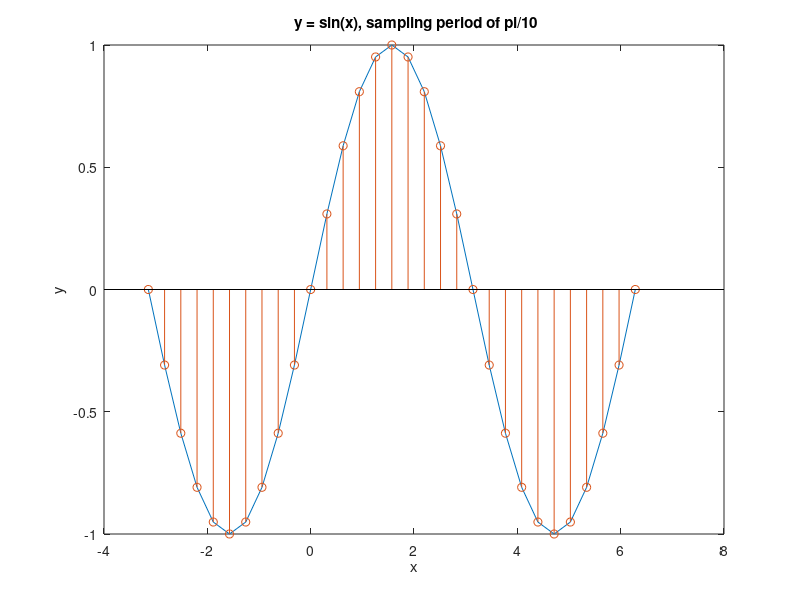
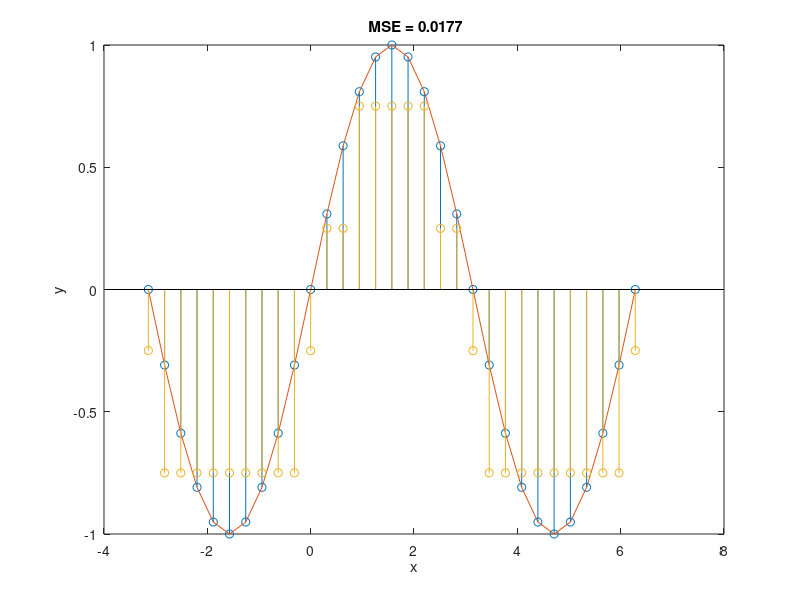

Here is the MATLAB script that generated these plots, in order: (Note: this script raises an error after producing the figures.)
clc
clear all
close all

%% sampling 

x=-pi:pi/10:2*pi;
y=sin(x);

figure;
plot(x,y);
hold on;
stem(x,y)
xlabel('x');
ylabel('y');
title(' y = sin(x), sampling period of pi/10');

%% quantization
figure;
stem(x,y);
hold on;
plot(x,y);
% L = multithresh(y,4);

L=[-0.75, -0.25, 0.25, 0.75];
y_hat=y;
for i=1:length(L)-1
    y_hat(y_hat>L(i)&y_hat<=L(i+1))=L(i);
end
y_hat(y_hat<L(1))=L(1);
y_hat(y_hat>L(end))=L(end);
stem(x,y_hat)
xlabel('x');
ylabel('y');
title(' MSE = 0.0177');
MSE1=(1/length(y))./(sum((y_hat-y).^2));

L = multithresh(y,4);
y_hat=y;
for i=1:length(L)-1
    y_hat(y_hat>L(i)&y_hat<=L(i+1))=L(i);
end
y_hat(y_hat<L(1))=L(1);
y_hat(y_hat>L(end))=L(end);
figure;
stem(x,y);
hold on;
plot(x,y);
stem(x,y_hat)
xlabel('x');
ylabel('y');
title(' MSE = 0.0140');
MSE2=(1/length(y))./(sum((y_hat-y).^2));

%% image sampling


I=imread('cameraman.tif');
figure;
imshow(I);
title('256 X 256');
I=imresize(I,0.5);
figure;
imshow(I);
title('128 X 128');
I=imresize(I,0.5);
figure;
imshow(I);
title('64 X 64');

%% imaage quatization
I=imread('cameraman.tif');
figure;
imshow(I);
thresh = multithresh(I,4);
quant_4 = mat2gray(imquantize(I,thresh));
figure;
imshow(quant_4);
thresh = multithresh(I,2);
quant_2 = mat2gray(imquantize(I,thresh));
figure;
imshow(quant_2);
